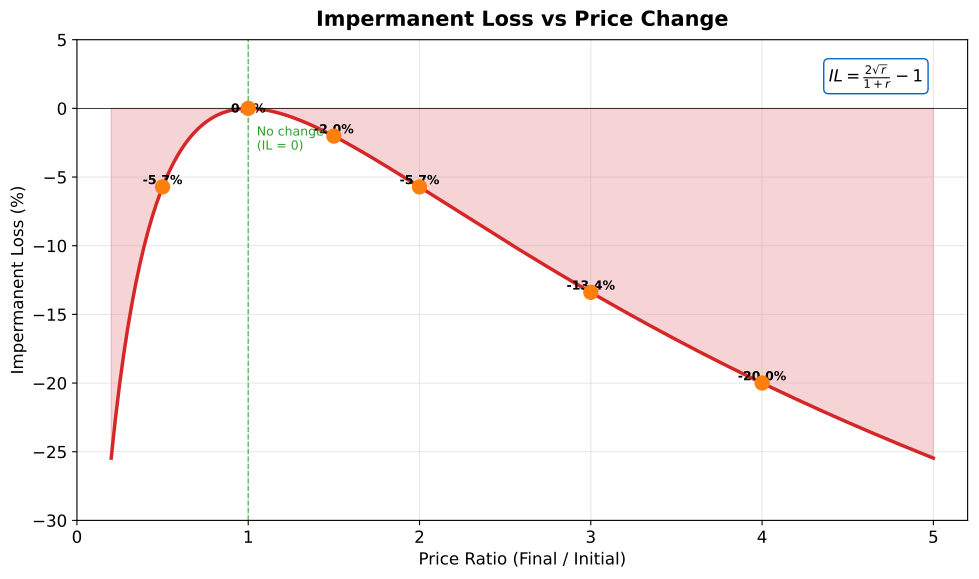

Recreate this plot in Python.
"""
Impermanent Loss vs Price Change
Shows IL curve for different price ratios
"""

import matplotlib.pyplot as plt
import numpy as np
from pathlib import Path

CHART_METADATA = {
    'title': 'Impermanent Loss',
    'url': 'https://github.com/Digital-AI-Finance/Blockchain_Crypto/tree/main/Module_E_DeFi_Ecosystem/L34_AMM_Mechanics/charts/03_impermanent_loss'
}

plt.rcParams.update({
    'font.size': 14,
    'axes.labelsize': 14,
    'axes.titlesize': 16,
    'xtick.labelsize': 12,
    'ytick.labelsize': 12,
    'legend.fontsize': 12,
    'figure.figsize': (10, 6),
    'figure.dpi': 150
})

MLPURPLE = '#3333B2'
MLBLUE = '#0066CC'
MLORANGE = '#FF7F0E'
MLGREEN = '#2CA02C'
MLRED = '#D62728'

fig, ax = plt.subplots(figsize=(10, 6))

# Price ratio from 0.2x to 5x
price_ratio = np.linspace(0.2, 5, 200)

# IL formula: 2*sqrt(r)/(1+r) - 1
il = (2 * np.sqrt(price_ratio) / (1 + price_ratio)) - 1
il_percent = il * 100

ax.plot(price_ratio, il_percent, '-', color=MLRED, linewidth=2.5)
ax.fill_between(price_ratio, il_percent, 0, alpha=0.2, color=MLRED)

# Mark key points
key_ratios = [0.5, 1.0, 1.5, 2.0, 3.0, 4.0]
key_labels = ['0.5x (-50%)', '1.0x (0%)', '1.5x (+50%)', '2.0x (+100%)', '3.0x (+200%)', '4.0x (+300%)']
for ratio, label in zip(key_ratios, key_labels):
    il_val = (2 * np.sqrt(ratio) / (1 + ratio)) - 1
    ax.plot(ratio, il_val * 100, 'o', color=MLORANGE, markersize=10, zorder=5)
    y_offset = -3 if ratio == 1.0 else 2
    ax.annotate(f'{il_val*100:.1f}%', xy=(ratio, il_val*100),
                xytext=(0, y_offset), textcoords='offset points',
                fontsize=14, ha='center', fontweight='bold')

# Add reference line at 0
ax.axhline(y=0, color='black', linestyle='-', linewidth=0.5)
ax.axvline(x=1, color=MLGREEN, linestyle='--', linewidth=1, alpha=0.7)
ax.text(1.05, -3, 'No change\n(IL = 0)', fontsize=14, color=MLGREEN)

ax.set_xlabel('Price Ratio (Final / Initial)', fontsize=15)
ax.set_ylabel('Impermanent Loss (%)', fontsize=15)
ax.set_xlim(0, 5.2)
ax.set_ylim(-30, 5)

ax.grid(True, alpha=0.3)

# Add formula
ax.text(0.95, 0.95, r'$IL = \frac{2\sqrt{r}}{1+r} - 1$', transform=ax.transAxes,
        fontsize=15, va='top', ha='right',
        bbox=dict(boxstyle='round,pad=0.3', facecolor='white', edgecolor=MLBLUE))

ax.set_title('Impermanent Loss vs Price Change', fontweight='bold', fontsize=15, pad=10)
plt.tight_layout()

output_path = Path(__file__).parent / 'chart.pdf'
plt.savefig(output_path, bbox_inches='tight', dpi=300)
print(f"Chart saved to: {output_path.absolute()}")
plt.close()
